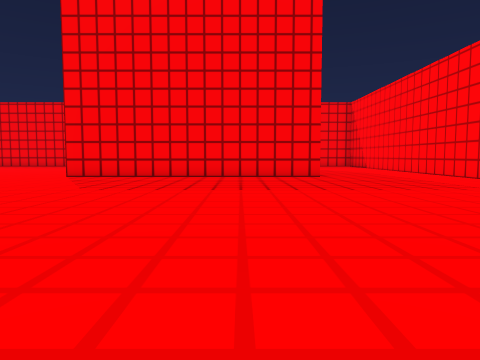
View 1 (above)

24 first-person views from a walk through a scene from a Unity 3-D project. The camera is 1.2 m above the floor, tilts 4° down and sees 70° across. The floor is counted in squares, 2 m on a side. Each view is taken from the middle of a square. On the plan, view 1 faces up. The plan holds only what a view shows up to about 10 squares ahead; the rest is blank. Surface patterns are stand-ins for the level's own textures.

View 2
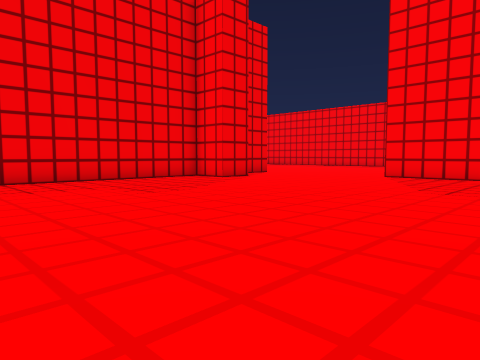

View 3
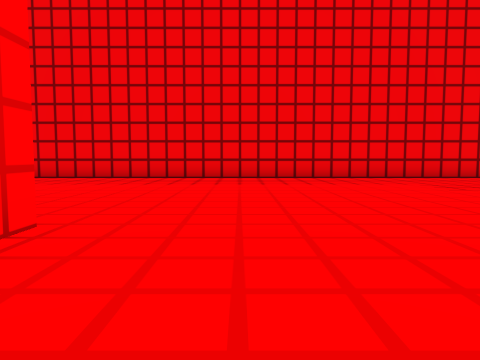

View 4
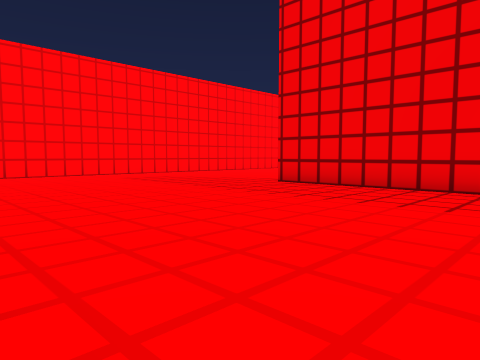

View 5
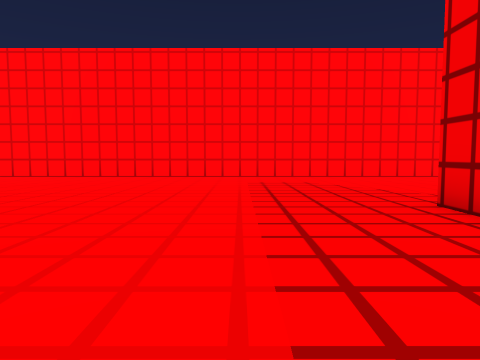

View 6
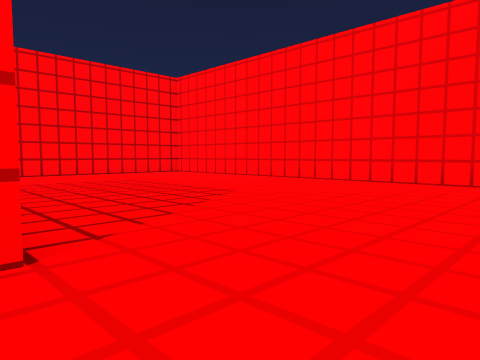

View 7
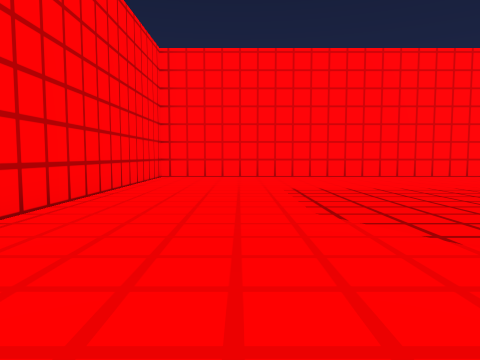

View 8
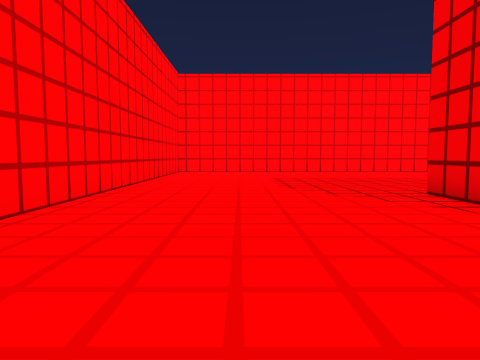

View 9
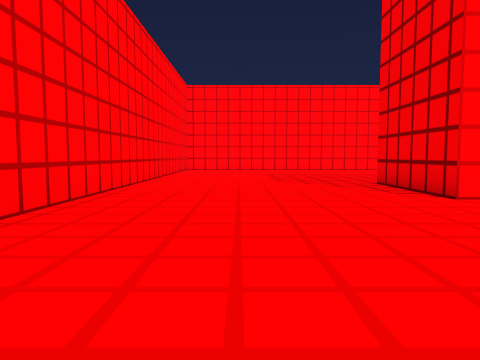

View 10
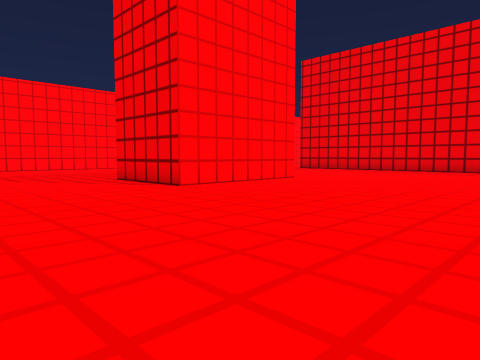

View 11
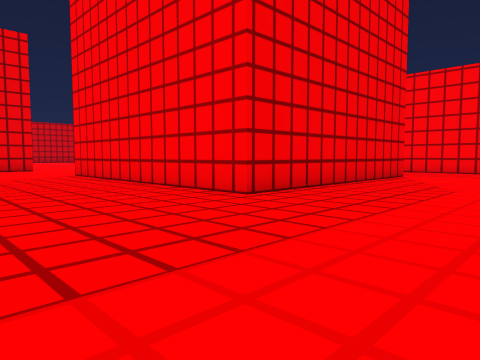

View 12
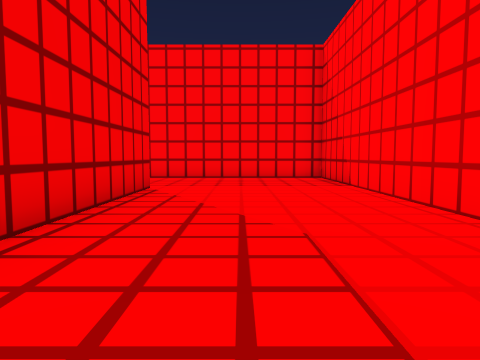

View 13
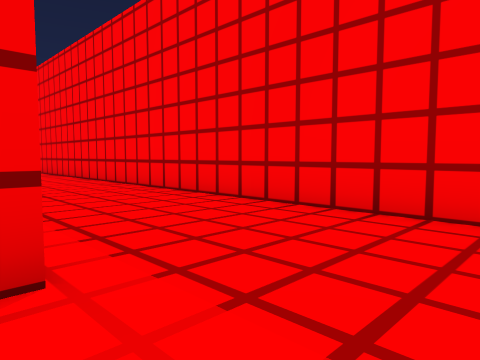

View 14
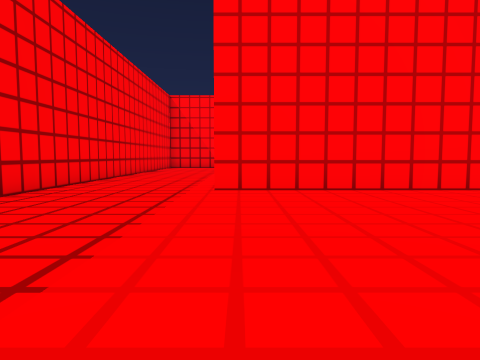

View 15
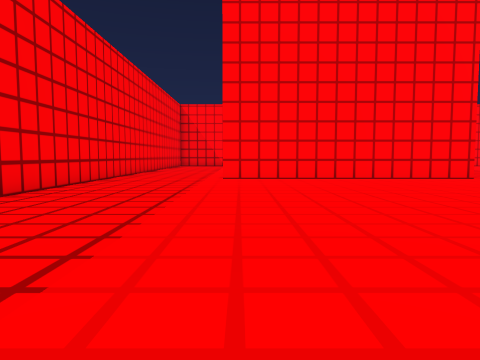

View 16
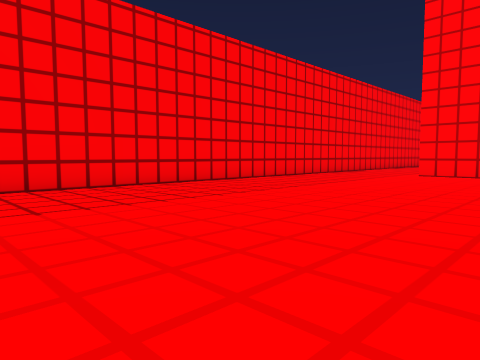

View 17
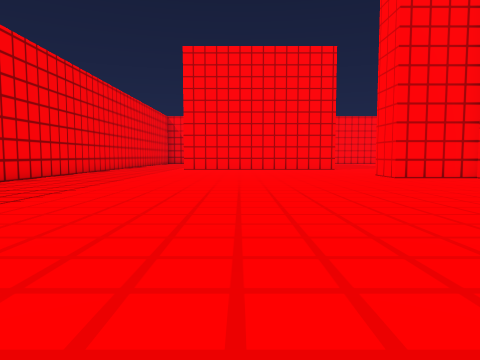

View 18
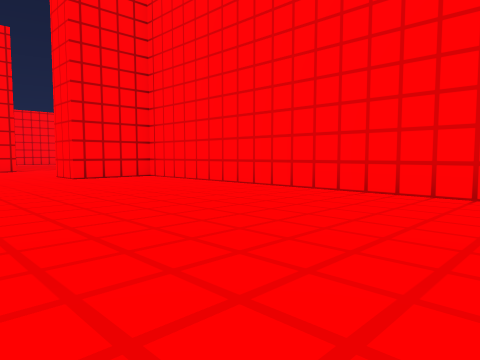

View 19
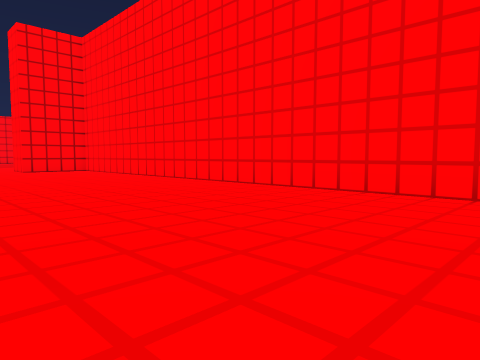

View 20
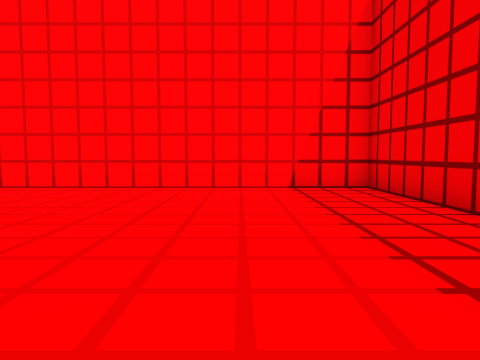

View 21
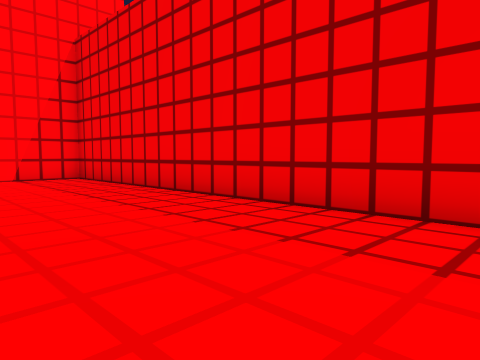

View 22
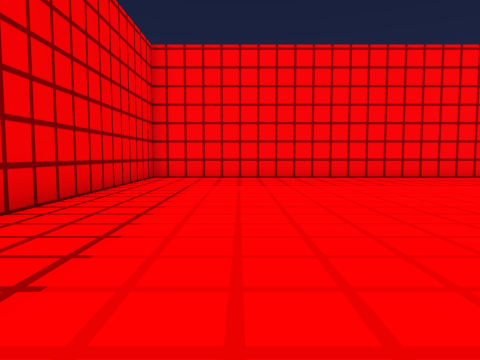

View 23
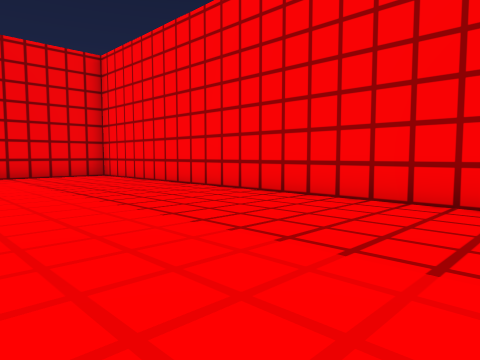

View 24
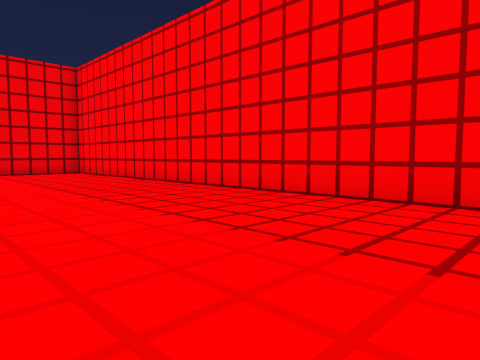

### Floor plan
Points are (right, up) in squares from view 1. A wall is a line through its corners. A room is listed if a view was taken in it or the views show most of it. See-through windows are left out.
Room 1 (views 1, 2, 3, 4, 5, 6, 7, 8, 9, 10, 11, 12, 13)
walls: (-3, -2.7) (1, -2.7) (1, -5.5); (-9.4, 5.9) (-9.4, -7.1); (-8.2, 7) (-8.2, 6.5) (-8.6, 6.5); (-12.8, -12.8) (6.2, -12.8) (6.2, -1.1); (6.2, 8.9) (6.2, 10); (6.2, 13.1) (6.2, 19.5) (-5.5, 19.5); (2.3, 16.5) (2.3, 9.9) (-5, 9.9)
ways out: opening at (-7.5, 9.8) to room 2; opening at (-5, 18) to room 2
Room 2 (views 14, 15, 16, 17, 18, 19, 20, 21, 22, 23, 24)
walls: (-16.8, 19.5) (-28.4, 19.5) (-28.4, 7.6) (-10.7, 7.6) (-10.7, 9.8) (-9.4, 9.8); (-5, 9.9) (-5, 16.5); (-5.5, 19.5) (-14.9, 19.5)
ways out: opening at (-7.5, 9.8) to room 1; opening at (-5, 18) to room 1

Where each view was taken, in squares from view 1:
view 1: 0 up, 0 right, facing up
view 2: 0 up, 1 left, facing up-left
view 3: 1 down, 0 right, facing left
view 4: 2 down, 3 left, facing down-left
view 5: 3 down, 7 left, facing down
view 6: 5 down, 5 left, facing down-right
view 7: 3 down, 4 right, facing down
view 8: 0 up, 4 right, facing down
view 9: 2 up, 4 right, facing down
view 10: 3 up, 5 right, facing down-left
view 11: 6 up, 6 right, facing up-left
view 12: 10 up, 4 right, facing up
view 13: 16 up, 4 right, facing up-left
view 14: 16 up, 11 left, facing right
view 15: 16 up, 14 left, facing right
view 16: 13 up, 16 left, facing up-right
view 17: 14 up, 20 left, facing right
view 18: 13 up, 20 left, facing down-right
view 19: 13 up, 25 left, facing down-right
view 20: 14 up, 26 left, facing down
view 21: 17 up, 25 left, facing down-left
view 22: 10 up, 26 left, facing up
view 23: 15 up, 18 left, facing up-left
view 24: 15 up, 16 left, facing up-left
